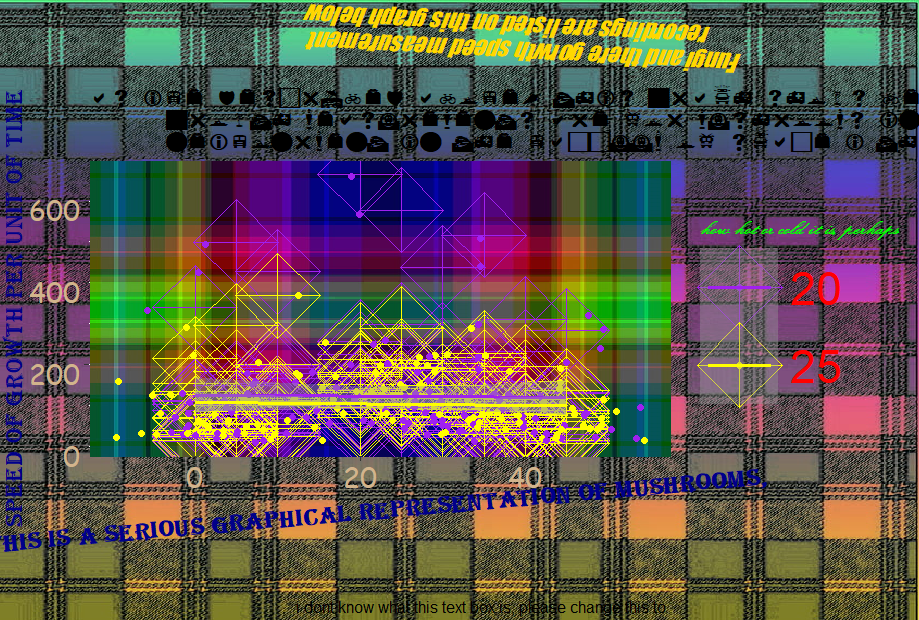

Recreate this plot in R.
#Ugly plot 

library(tidyverse)
library(plotly)
library(GGally)
library(extrafont)
loadfonts(device = "win", quiet = TRUE) 
library(png)
library(ggimage)
library(ggpubr)
#font_import()

# list.files(pattern = "mushroom",
#            recursive = TRUE,full.names = TRUE,include.dirs = TRUE)

mush <- read.csv("./Data/mushroom_growth.csv")
plaid <- readPNG("./Media/plaidmedia.png")

# media <- system.file(file.path("./Media", "plaid2.png"),
#                         package = "ggpubr")
# ?geom_point
# ?shape
# fonts()

p1 <- 
mush %>% 
  ggplot(aes(x=Nitrogen,
             y=GrowthRate,
             color=as.character(Temperature),
             label="label",
             angle=80))+
  background_image(plaid)+
  geom_point(size=15,shape=9)+
  geom_jitter(width = 10,
              height = 10,
              show.legend = TRUE)+
  geom_smooth(method= "lm")+
  theme(axis.title = element_text(size = 13,
                                  hjust = 0.5,
                                  vjust = 0.4,
                                  color = "DarkBlue",
                                  angle = 5,
                                  family = "Algerian",
                                  face = "bold")) +
  labs(x="this is a serious graphical representation of mushrooms, ",
       y="speed of GROWTH per unit of time",
       color="how hot or cold it is, perhaps",
       title="Fungi and there gorwth speed measurement 
       recordings are listed on this graph below",
       subtitle = "as ive descrIbed above, this graph shows below what the
       growth measurements are for mushrooms in a 100% pure nitrogen 
       neivonrment in the vaccuum of space i think",
       caption = "i dont know what this text box is, please change this to ")+
  scale_color_manual(values=c("Purple","Yellow")) 

p2 <- 
p1 +
  theme(plot.title = element_text(family="Impact",
                             face = "italic", 
                             angle = 177,
                             hjust = 0.7,
                             vjust = 0.4,
                             color = "gold",
                             size = 13),
        # legend.background = element_rect,
        legend.text = element_text(size=25,
                                   family = "Arial",
                                   color="red"),
        legend.title = element_text(size=13,
                                    family = "Kunstler Script",
                                    color="green",
                                    face="bold"),
        plot.subtitle = element_text(family = "Webdings",
                                     color = "black",
                                     face="bold"),
        axis.text = element_text(family = "Comic Sans MS",
                                 size=15,
                                 vjust = 0.9,
                                 color = "tan"))

url <- "https://e0.pxfuel.com/wallpapers/617/898/desktop-wallpaper-rainbow-plaid-bg-background-pattern-colorful.jpg"

p2 %>% 
  ggbackground(url)
